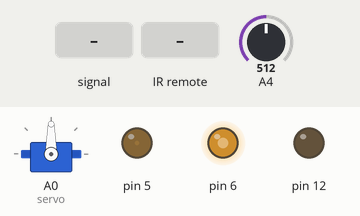
Recording of a sketch running on a simulated Arduino Uno, built with avr-gcc and run on an emulated ATmega328P. Shown: servo, output pins drawn as LEDs (lit = HIGH). The inputs (shaded band) are chosen by the test bench; at power-on: A4 = 512. What the sketch prints to the serial monitor is not drawn.

Above: at 1.2 s.
1.3 s: A4 fed a 200 Hz sine of ±81 counts around its level
4.3 s: A4 set to 660
5.8 s: A4 set to 122
At 6.4 s:
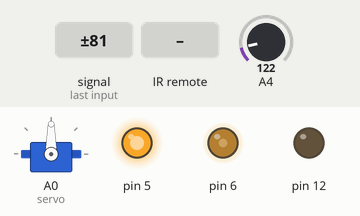
7.3 s: A4 set to 23
At 8.5 s:
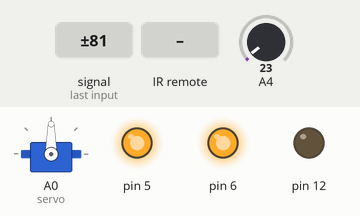
8.8 s: A4 set to 18
At 9.8 s:
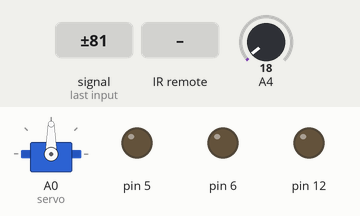
10.3 s: infrared code 0x43 received
At 11.0 s:
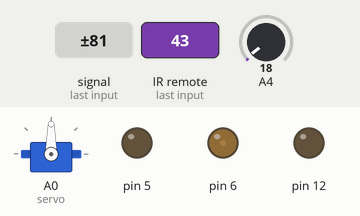
Timing chart, 0 to 12.8 s (numbered marks = the images above; inputs shaded):
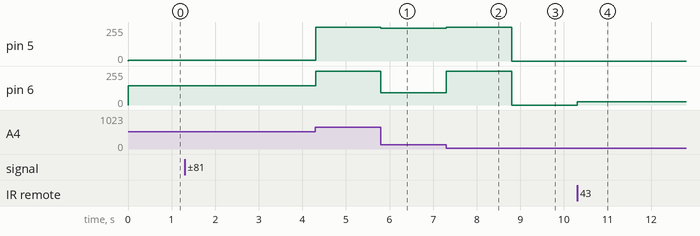

Measured:
- the behaviour switches between 21 and 20 on A4 (found by bisection; images 2 and 3)
- after the input at 5.8 s, pin 5: 255/255 → 244/255 at once; pin 6: 255/255 → 91/255 at once
- after the input at 7.3 s, pin 5: 244/255 → 255/255 at once; pin 6: 91/255 → 255/255 at once
- after the input at 8.8 s, pin 5, pin 6: 255/255 → 0/255 at once
- after the input at 10.3 s, pin 6: 0/255 → 25/255 at once

The sketch:

car_driving_maybe.ino
```cpp
#include <Arduino.h>
#include <IRremote.hpp>
#include <Servo.h>

//#include "PinDefinitionsAndMore.h" // Define macros for input and output pin etc.

Servo servo;
int pos = 40;

class Motor {
  public:
    int aPin;
    int dirPin;
    double output;

    Motor(int analogPin, int directionPin) {
      aPin = analogPin;
      dirPin = directionPin;
    }

    void drive(double percentOutput) {
      setOutput(percentOutput);
      drive();
    }

    void drive() {

      if (output < 0) {
        digitalWrite(dirPin, LOW);
      } else {
        digitalWrite(dirPin, HIGH);
      }

      analogWrite(aPin,(map(abs(output * 1000), 0, 1000, 0, 255)));
    }

    void setOutput(double percentOutput) {
      percentOutput = max(percentOutput, -1.0);
      percentOutput = min(percentOutput, 1.0);
      output = percentOutput;
    }

    void manualDrive(double percentOutput) {
      percentOutput = max(percentOutput, -1.0);
      percentOutput = min(percentOutput, 1.0);
      if (percentOutput < 0) {
        digitalWrite(dirPin, LOW);
      } else {
        digitalWrite(dirPin, HIGH);
      }
      analogWrite(aPin,(map(abs(percentOutput * 1000), 0, 1000, 0, 255)));
    }

};

Motor motors[] = {Motor (6, 2), Motor(5, 4)};

void setup() {
  // put your setup code here, to run once:

  IrReceiver.begin(A2, true);
  Serial.begin(115200);

  motors[0].setOutput(0);
  motors[1].setOutput(0);
  pinMode(12, OUTPUT);
  pinMode(13, INPUT);
  servo.attach(A0);
}

void printStates() {
  for (int i = 0; i < 2; i++) {
    Serial.print("Motor ");
    Serial.print(i);
    Serial.print(" percentOutput ");
    Serial.print(motors[i].output);
    Serial.print(", ");
  }
  Serial.println();
}

int s = 12;
long loopCount = 0;
long lastMillis = 0;
long currMillis = 0;

int upperLimit = 650;
int lowerLimit = 20;
double getTurnPower() {
  double r = analogRead(A4);
  lowerLimit = min(lowerLimit, r);
  upperLimit = max(upperLimit, r);
  r = max(min(r, upperLimit), lowerLimit) - lowerLimit - upperLimit / 2;
  return r * 2 / upperLimit;
}

void loop() {
  // put your main code here, to run repeatedly:
  if (IrReceiver.decode()) {


    IrReceiver.printIRResultShort(&Serial);
    IrReceiver.printIRSendUsage(&Serial);
    if (IrReceiver.decodedIRData.protocol == UNKNOWN) {
      Serial.println(F("Received noise or an unknown (or not yet enabled) protocol"));
      // We have an unknown protocol here, print more info
      IrReceiver.printIRResultRawFormatted(&Serial, true);
    }
    Serial.println();

    /*
       !!!Important!!! Enable receiving of the next value,
       since receiving has stopped after the end of the current received data packet.
    */
    IrReceiver.resume(); // Enable receiving of the next value

    if (IrReceiver.decodedIRData.command == 0x43) {
      motors[0].drive(motors[0].output + 0.1);
    } else if (IrReceiver.decodedIRData.command == 0x9) {
      motors[0].drive(motors[0].output - 0.1);
    } else if (IrReceiver.decodedIRData.command == 0x44) {
      motors[1].drive(motors[1].output + 0.1);
    } else if (IrReceiver.decodedIRData.command == 0x7) {
      motors[1].drive(motors[1].output - 0.1);
    } else if (IrReceiver.decodedIRData.command == 0x45) {
      motors[0].drive(0);
      motors[1].drive(0);
    } else if (IrReceiver.decodedIRData.command == 0x46) {
      motors[1].drive(motors[1].output + 0.1);
      motors[0].drive(motors[0].output + 0.1);
    } else if (IrReceiver.decodedIRData.command == 0x15) {
      motors[1].drive(motors[1].output - 0.1);
      motors[0].drive(motors[0].output - 0.1);
    }
  }
  if (analogRead(A4) > 20) {
    double p = getTurnPower();

    motors[1].manualDrive(-0.3 + 2 * pow(p, 3));
    motors[0].manualDrive(-0.3 - 2 * pow(p, 3));

    Serial.println(analogRead(A4));
  } else {
    motors[1].drive();
    motors[0].drive();
  }

}

double readSensor() {
  long duration;
  int distance;

  digitalWrite(12, LOW);
  delayMicroseconds(2);

  digitalWrite(12, HIGH);
  delayMicroseconds(10);
  digitalWrite(12, LOW);

  duration = pulseIn(13, HIGH);
  distance = duration * 0.034 / 2;
  return distance;
}
```
